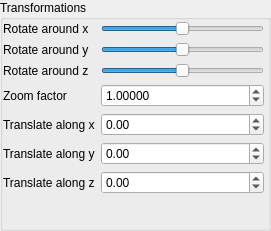
  <widget class="QGroupBox" name="groupBox">
   <property name="geometry">
    <rect>
     <x>10</x>
     <y>0</y>
     <width>271</width>
     <height>231</height>
    </rect>
   </property>
   <property name="title">
    <string>Transformations</string>
   </property>
   <widget class="QWidget" name="layoutWidget">
    <property name="geometry">
     <rect>
      <x>3</x>
      <y>21</y>
      <width>261</width>
      <height>220</height>
     </rect>
    </property>
    <layout class="QFormLayout" name="formLayout">
     <item row="0" column="0">
      <widget class="QLabel" name="label">
       <property name="text">
        <string>Rotate around x</string>
       </property>
       <property name="buddy">
        <cstring>rotate_x_slider</cstring>
       </property>
      </widget>
     </item>
     <item row="0" column="1">
      <widget class="QSlider" name="rotate_x_slider">
       <property name="minimum">
        <number>-180</number>
       </property>
       <property name="maximum">
        <number>180</number>
       </property>
       <property name="orientation">
        <enum>Qt::Horizontal</enum>
       </property>
      </widget>
     </item>
     <item row="1" column="0">
      <widget class="QLabel" name="label_2">
       <property name="text">
        <string>Rotate around y</string>
       </property>
       <property name="buddy">
        <cstring>rotate_y_slider</cstring>
       </property>
      </widget>
     </item>
     <item row="1" column="1">
      <widget class="QSlider" name="rotate_y_slider">
       <property name="minimum">
        <number>-180</number>
       </property>
       <property name="maximum">
        <number>180</number>
       </property>
       <property name="orientation">
        <enum>Qt::Horizontal</enum>
       </property>
      </widget>
     </item>
     <item row="2" column="0">
      <widget class="QLabel" name="label_3">
       <property name="text">
        <string>Rotate around z</string>
       </property>
       <property name="buddy">
        <cstring>rotate_z_slider</cstring>
       </property>
      </widget>
     </item>
     <item row="2" column="1">
      <widget class="QSlider" name="rotate_z_slider">
       <property name="minimum">
        <number>-180</number>
       </property>
       <property name="maximum">
        <number>180</number>
       </property>
       <property name="orientation">
        <enum>Qt::Horizontal</enum>
       </property>
      </widget>
     </item>
     <item row="3" column="0">
      <widget class="QLabel" name="label_4">
       <property name="text">
        <string>Zoom factor</string>
       </property>
       <property name="buddy">
        <cstring>zoom_factor_spin_box</cstring>
       </property>
      </widget>
     </item>
     <item row="3" column="1">
      <widget class="QDoubleSpinBox" name="zoom_factor_spin_box">
       <property name="toolTip">
        <string/>
       </property>
       <property name="decimals">
        <number>5</number>
       </property>
       <property name="minimum">
        <double>0.000100000000000</double>
       </property>
       <property name="maximum">
        <double>10000.000000000000000</double>
       </property>
       <property name="singleStep">
        <double>0.100000000000000</double>
       </property>
       <property name="value">
        <double>1.000000000000000</double>
       </property>
      </widget>
     </item>
     <item row="4" column="0">
      <widget class="QLabel" name="label_5">
       <property name="text">
        <string>Translate along x</string>
       </property>
       <property name="buddy">
        <cstring>trans_x_spin_box</cstring>
       </property>
      </widget>
     </item>
     <item row="4" column="1">
      <widget class="QDoubleSpinBox" name="trans_x_spin_box">
       <property name="minimum">
        <double>-100.000000000000000</double>
       </property>
       <property name="maximum">
        <double>100.000000000000000</double>
       </property>
       <property name="singleStep">
        <double>0.100000000000000</double>
       </property>
      </widget>
     </item>
     <item row="5" column="0">
      <widget class="QLabel" name="label_6">
       <property name="text">
        <string>Translate along y</string>
       </property>
       <property name="buddy">
        <cstring>trans_y_spin_box</cstring>
       </property>
      </widget>
     </item>
     <item row="5" column="1">
      <widget class="QDoubleSpinBox" name="trans_y_spin_box">
       <property name="minimum">
        <double>-100.000000000000000</double>
       </property>
       <property name="maximum">
        <double>100.000000000000000</double>
       </property>
       <property name="singleStep">
        <double>0.100000000000000</double>
       </property>
      </widget>
     </item>
     <item row="6" column="0">
      <widget class="QLabel" name="label_7">
       <property name="text">
        <string>Translate along z</string>
       </property>
       <property name="buddy">
        <cstring>trans_z_spin_box</cstring>
       </property>
      </widget>
     </item>
     <item row="6" column="1">
      <widget class="QDoubleSpinBox" name="trans_z_spin_box">
       <property name="minimum">
        <double>-100.000000000000000</double>
       </property>
       <property name="maximum">
        <double>100.000000000000000</double>
       </property>
       <property name="singleStep">
        <double>0.100000000000000</double>
       </property>
      </widget>
     </item>
    </layout>
   </widget>
   <widget class="QLabel" name="label_10">
    <property name="geometry">
     <rect>
      <x>40</x>
      <y>390</y>
      <width>73</width>
      <height>26</height>
     </rect>
    </property>
    <property name="text">
     <string>Scaling</string>
    </property>
    <property name="buddy">
     <cstring>zoom_factor_spin_box</cstring>
    </property>
   </widget>
  </widget>
